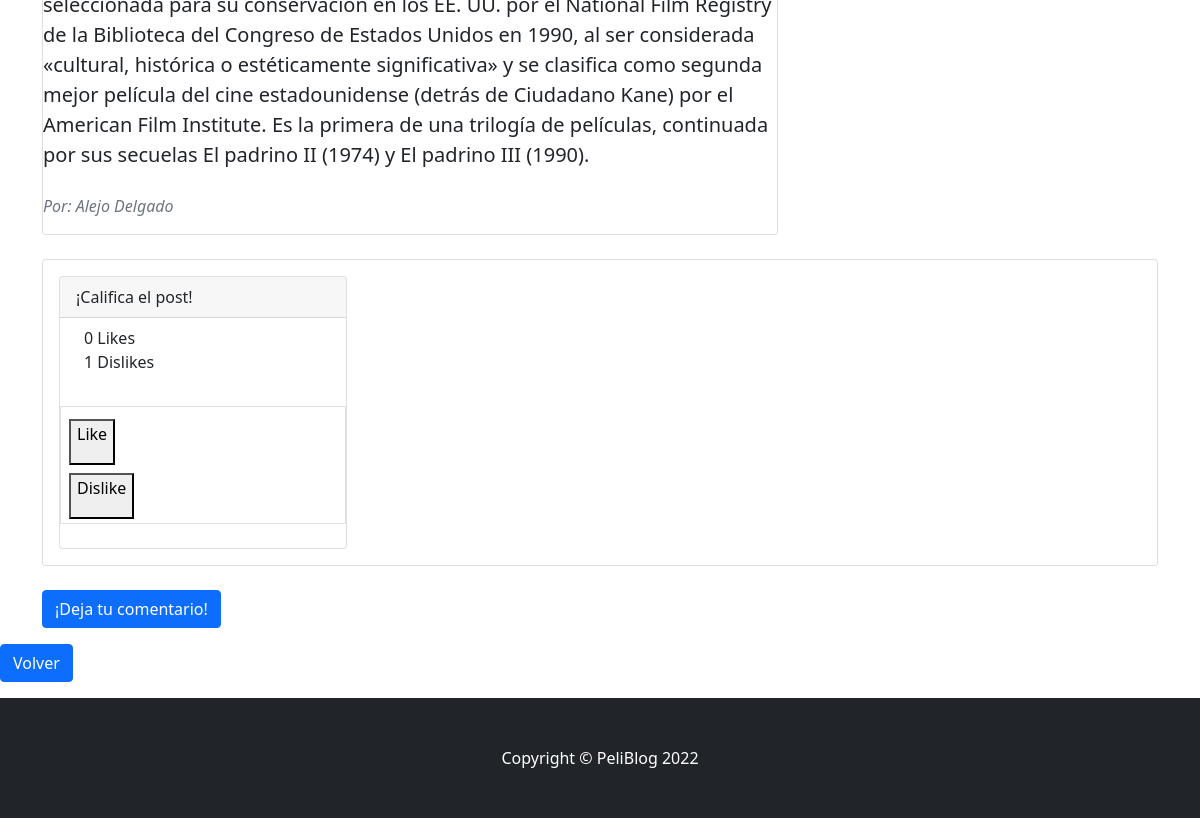
The page /pelicula_detail/El padrino (lower part) on the database as committed earlier.
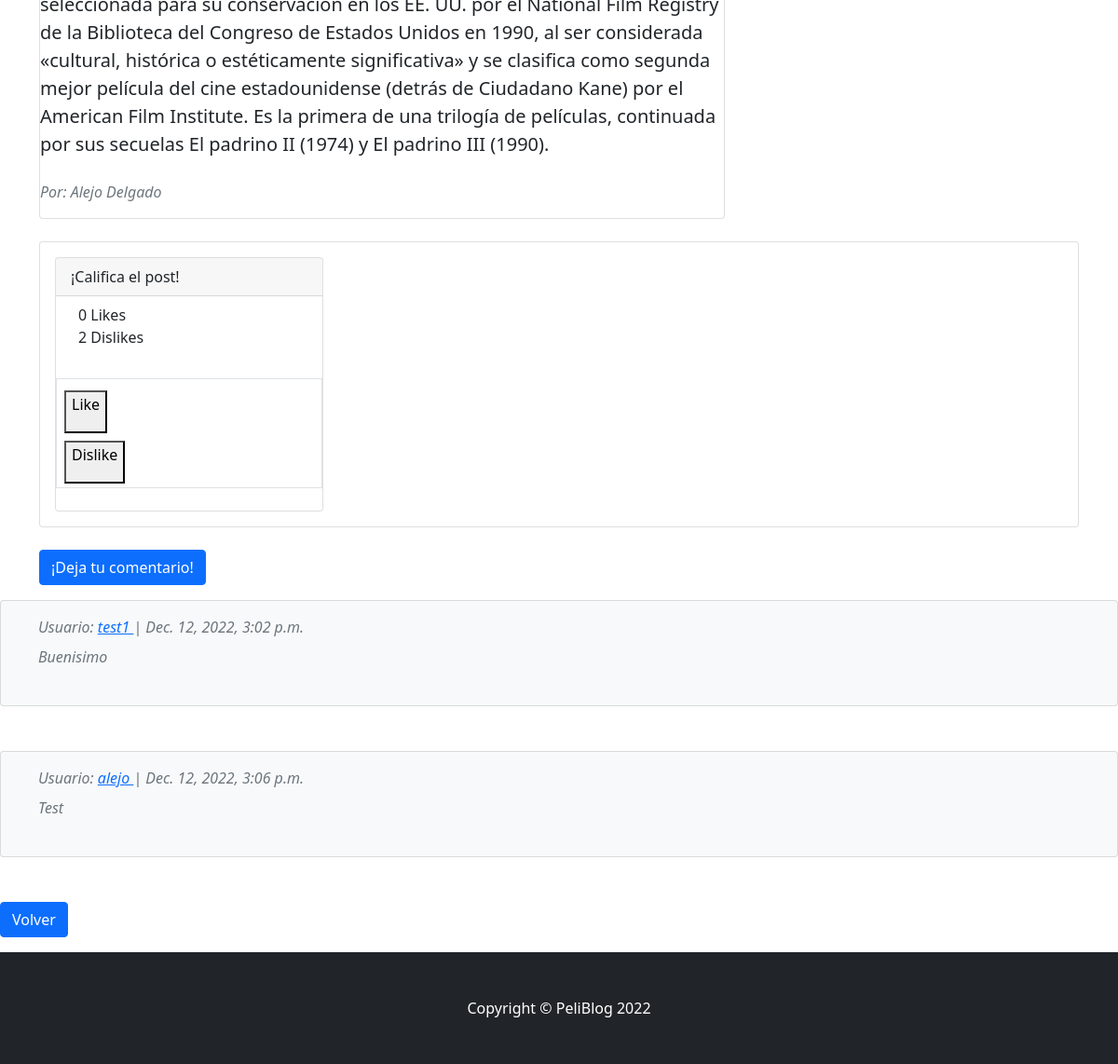
The same page on the database as committed later.
### AppBlog/models.py (models this page shows, shortened)
class Peliculas(models.Model):
    usuario_post = models.ForeignKey(User, blank=True, null=True, on_delete=models.CASCADE)
    autor= models.CharField(max_length=40, blank=True, null=True)
    email = models.EmailField(max_length=40, blank=True, null=True)
    fecha = models.DateField(auto_now_add=True, null=True, blank=True)
    titulo = models.CharField(primary_key=True, max_length=40)
    genero = models.CharField(max_length=40, blank=True, null=True)
    direccion = models.CharField(max_length=40)
    estreno = models.DateTimeField()
    duracion_en_min = models.IntegerField()
    Primer_cuerpo = models.TextField(max_length=10**10, null=True, blank=True)
    Segundo_cuerpo = models.TextField(max_length=10**10, null=True, blank=True)
    Primer_imagen = models.ImageField(upload_to='posts', null=False, blank=True)
    Segunda_imagen = models.ImageField(upload_to='posts', null=True, blank=True)
    likes = models.ManyToManyField(User, blank=True, related_name='likes')
    dislikes = models.ManyToManyField(User, blank=True, related_name='dislikes')

class Comment(models.Model):
    usuario = models.ForeignKey(User, on_delete=models.CASCADE, related_name='post_comment_author')
    comentario = models.TextField()
    fecha = models.DateTimeField(auto_now_add=True)
    post = models.CharField(max_length=100)

### AppBlog/views.py (the view)
# urls.py: path('pelicula_detail/<pk>', PeliculaDetailView.as_view(), name="DetallePelicula"),
class PeliculaDetailView(DetailView):
    model = Peliculas
    template_name = "AppBlog/post.html"
    fields= "__all__"
    def get_context_data(self, *args, **kwargs ):
        pk = self.kwargs.get('pk')
        if self.request.user.username:
            avatar = Avatar.objects.filter(user=self.request.user)
            usuario = self.request.user
            if len(avatar) > 0:
                img = avatar[0].imagen.url
            else:
                img = None
        else:
            img = None
            usuario = None
        context = super(PeliculaDetailView, self).get_context_data(**kwargs)
        context = super(PeliculaDetailView, self).get_context_data(**kwargs)
        context['comentarios']=Comment.objects.filter(post=pk)
        context['img']=img
        return context

### AppBlog/templates/AppBlog/post.html (shortened to what this page needs)
{% extends 'AppBlog/templates/AppBlog/base2.html' %}
{%load static %}
    {% block ContenidoDinamico2 %}
        <div class="card mb-4">
                <p class="fs-5 mb-4">{{peliculas.Segundo_cuerpo}}</p>
            <p class="text-muted fst-italic mb-3">Por: {{peliculas.autor}}</p>
    {% endblock %}
    {% block ContenidoBody %}
                            <div class="card" style="width: 18rem;">
                                <div class="card-header">¡Califica el post!</div>
                                    <ul class="list-unstyled mb-0">
                                        <div id="wrapper">
                                            <div class = "px-4 py-2">
                                                <div class = "flex items-center justify-between">
                                                  <div class = "flex flex-row-reverse items-center">
                                                    <span class="text-cs ml-2 text-gray-500 dark:text-dark-text">{{peliculas.likes.all.count}} Likes </span>
                                                  </div>
                                                  <div class = "flex flex-row-reverse items-center">
                                                    <span class="text-cs ml-2 text-gray-500 dark:text-dark-text">{{peliculas.dislikes.all.count}} Dislikes </span>
                                                  </div>
                                                </div>
                                              </div>
                                            <dic x-data={"open:false"} class="py-2 px-4">
                                                <div class="border border-gray-200 dark:border-dark-third border-1-0 border-r-0 py-1">
                                                    <div class="flex space-x-2">
                                                        <form method="POST" action="{% url 'AppBlog:like' peliculas.pk %}" class="mt-2 px-2">
                                                            <button type="submit" class="flex space-x-2 justify-center items-center hover:bg-gray-100 dark:hover:bg-dark-third text">
                                                                <p class="text-sm font-semibold">Like</p>
                                                            </button>
                                                        </form>
                                                        <form method="POST" action="{% url 'AppBlog:dislike' peliculas.pk %}" class="mt-2 px-2">
                                                            <button type="submit" class="flex space-x-2 justify-center items-center hover:bg-gray-100 dark:hover:bg-dark-third text">
                                                                <p class="text-sm font-semibold">Dislike</p>
                                                            </button>
                                                        </form>
                                                    </div>
                                                </div>
                                            </dic>
                                            </div>
                                        </div>
                                </div>
                            </div>
                            <a class="btn btn-primary" href="{% url 'AppBlog:DejarComentario' peliculas.pk %}">¡Deja tu comentario!</a>
                    </div>
    {% for i in comentarios %}
    <section class="mb-5">
        <div class="card bg-light">
            <div class="card-body">
                <div class="d-flex mb-4">
                    <div class="ms-4">
                        <div class="text-muted fst-italic mb-2">Usuario: <a href="{% url 'AppUsers:OpenProfile' i.usuario %}">{{i.usuario}} </a> | {{i.fecha}}
                        </div>
                            <p1 class="text-muted fst-italic mb-3">{{i.comentario}}</p1>
                    </div>
                </div>
            </div>
        </div>
    </section>
    {% endfor %}
    {% endblock %}
    {% block BotonVolver %}
        <a class="btn btn-primary" href="{% url 'AppBlog:ListaPelicula' %}">Volver</a>
    {% endblock  %}

### AppBlog/templates/AppBlog/base2.html (shortened to what this page needs)
<!DOCTYPE html>
<html lang="en">
    <head>
        {% load static %}
        <link href="{% static 'AppBlog/css/styles.css' %}" rel="stylesheet" />
        <link href="#" rel="stylesheet" />
    </head>
    <body>
        <div class="container">
            <div class="row">
                <div class="col-lg-8">
                    {% block ContenidoDinamico2%}
                    {% endblock %}
                </div>
            </div>
        </div>
    <div class="card mb-4">
        <div class="card-body">
                {% block ContenidoBody %}
                {% endblock  %}
                {% block BotonVolver %}
                {% endblock  %}
        <footer class="py-5 bg-dark">
            <div class="container"><p class="m-0 text-center text-white">Copyright &copy; PeliBlog 2022</p></div>
        </footer>
    </body>
</html>

Rows that differ between the two databases and show on the page:
computed for Peliculas "Alejo Delgado": dislikes.all.count "1" → "2"
added Comment: usuario "test1", fecha "Dec. 12, 2022, 3:02 p.m.", comentario "Buenisimo"
added Comment: usuario "alejo", fecha "Dec. 12, 2022, 3:06 p.m.", comentario "Test"
